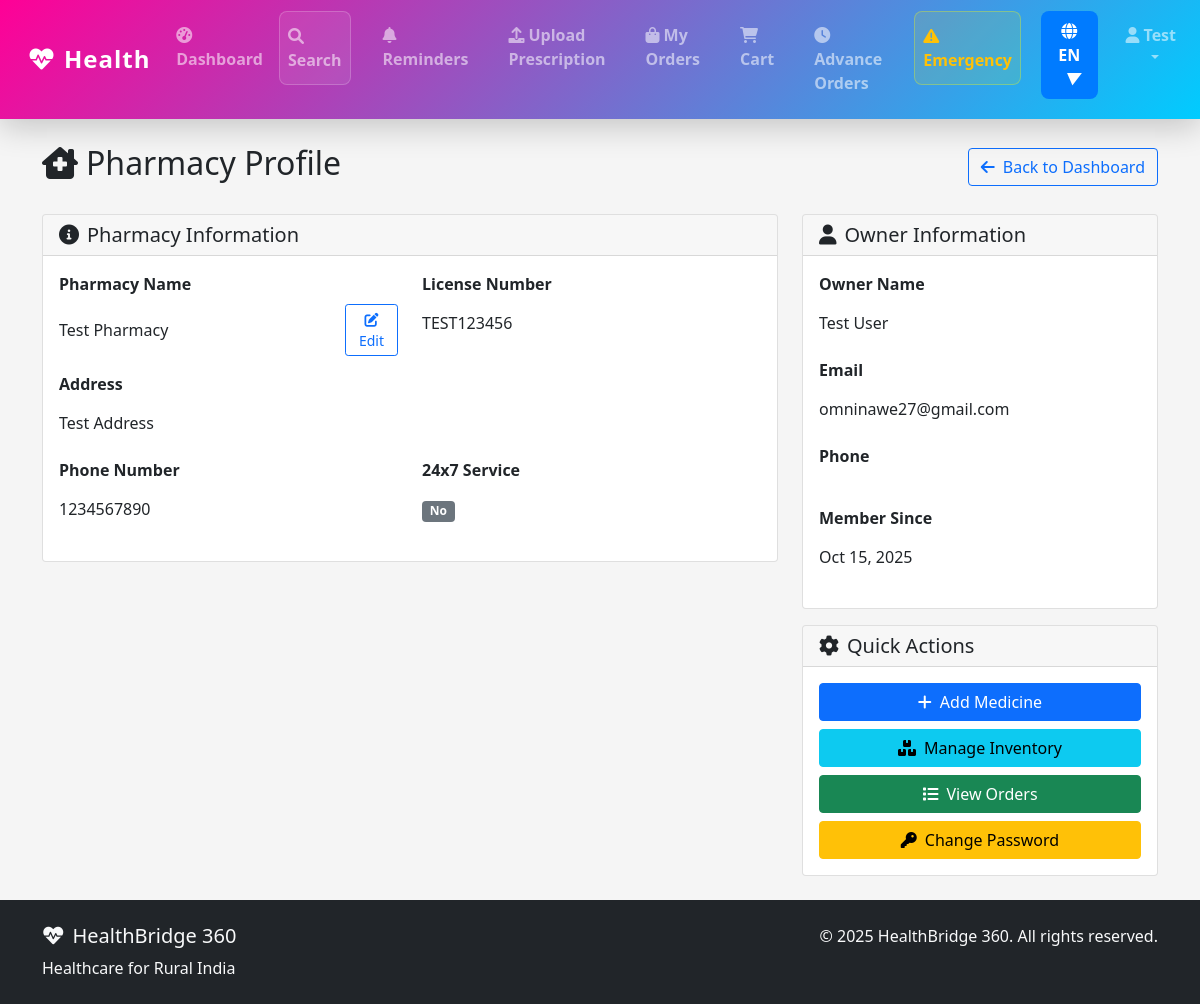
The page /en/pharmacy/profile/ (signed in) on the database its author committed.
### users/models.py (models this page shows, shortened)
class User(AbstractUser):
    LANGUAGE_CHOICES = [
        ('en', 'English'),
        ('hi', 'Hindi'),
        ('mr', 'Marathi'),
    ]
    phone_number = models.CharField(max_length=15, unique=True)
    preferred_language = models.CharField(max_length=2, choices=LANGUAGE_CHOICES, default='en')
    profile_picture = models.ImageField(upload_to='profile_pictures/', null=True, blank=True)
    is_pharmacist = models.BooleanField(default=False)
    pharmacy = models.ForeignKey('pharmacy.Pharmacy', on_delete=models.SET_NULL, null=True, blank=True, related_name='pharmacists')
    created_at = models.DateTimeField(auto_now_add=True)
    updated_at = models.DateTimeField(auto_now=True)

### pharmacy/models.py (models this page shows, shortened)
class Pharmacy(models.Model):
    owner = models.OneToOneField(User, on_delete=models.CASCADE, related_name='owned_pharmacy')
    name = models.CharField(max_length=200)
    address = models.TextField()
    phone_number = models.CharField(max_length=10)
    email = models.EmailField(blank=True, null=True)
    license_number = models.CharField(max_length=50, unique=True)
    latitude = models.DecimalField(max_digits=9, decimal_places=6, null=True, blank=True)
    longitude = models.DecimalField(max_digits=9, decimal_places=6, null=True, blank=True)
    is_24x7 = models.BooleanField(default=False)
    is_active = models.BooleanField(default=True)
    created_at = models.DateTimeField(auto_now_add=True)
    updated_at = models.DateTimeField(auto_now=True)
    class Meta:
        verbose_name_plural = "Pharmacies"

### pharmacy/views.py (the view, shortened to what this page needs)
# urls.py: path('profile/', views.pharmacy_profile, name='profile'),
@login_required
def pharmacy_profile(request):
    pharmacy = getattr(request.user, 'pharmacy', None) or getattr(request.user, 'owned_pharmacy', None)
    if pharmacy is None:
        messages.error(request, 'Access denied.')
        return redirect('core:dashboard')
    context = {
        'pharmacy': pharmacy,
    }
    return render(request, 'pharmacy/profile.html', context)

### templates/pharmacy/profile.html (shortened to what this page needs)
{% extends 'base.html' %}
{% load static %}
{% block content %}
<div class="container py-4">
    <div class="row">
        <div class="col-12">
            <div class="d-flex justify-content-between align-items-center mb-4">
                <h2><i class="fas fa-clinic-medical me-2"></i>Pharmacy Profile</h2>
                <a href="{% url 'core:dashboard' %}" class="btn btn-outline-primary">
                    <i class="fas fa-arrow-left me-2"></i>Back to Dashboard
                </a>
            </div>
            <div class="row">
                <div class="col-md-8">
                    <div class="card">
                        <div class="card-header">
                            <h5 class="mb-0"><i class="fas fa-info-circle me-2"></i>Pharmacy Information</h5>
                        </div>
                        <div class="card-body">
                            <div class="row">
                                <div class="col-md-6">
                                    <div class="mb-3">
                                        <label class="form-label fw-bold">Pharmacy Name</label>
                                        <div class="d-flex align-items-center">
                                            <p class="form-control-plaintext mb-0 me-2" id="pharmacy-name-display">{{ pharmacy.name }}</p>
                                            <button type="button" class="btn btn-sm btn-outline-primary" onclick="toggleEditName()">
                                                <i class="fas fa-edit"></i> Edit
                                            </button>
                                        </div>
                                    </div>
                                </div>
                                <div class="col-md-6">
                                    <div class="mb-3">
                                        <label class="form-label fw-bold">License Number</label>
                                        <p class="form-control-plaintext">{{ pharmacy.license_number }}</p>
                                    </div>
                                </div>
                            </div>
                            <div class="mb-3">
                                <label class="form-label fw-bold">Address</label>
                                <p class="form-control-plaintext">{{ pharmacy.address }}</p>
                            </div>
                            <div class="row">
                                <div class="col-md-6">
                                    <div class="mb-3">
                                        <label class="form-label fw-bold">Phone Number</label>
                                        <p class="form-control-plaintext">{{ pharmacy.phone_number }}</p>
                                    </div>
                                </div>
                                <div class="col-md-6">
                                    <div class="mb-3">
                                        <label class="form-label fw-bold">24x7 Service</label>
                                        <p class="form-control-plaintext">
                                            {% if pharmacy.is_24x7 %}
                                                <span class="badge bg-success">Yes</span>
                                            {% else %}
                                                <span class="badge bg-secondary">No</span>
                                            {% endif %}
                                        </p>
                                    </div>
                                </div>
                            </div>
                        </div>
                    </div>
                </div>
                <div class="col-md-4">
                    <div class="card">
                        <div class="card-header">
                            <h5 class="mb-0"><i class="fas fa-user me-2"></i>Owner Information</h5>
                        </div>
                        <div class="card-body">
                            <div class="mb-3">
                                <label class="form-label fw-bold">Owner Name</label>
                                <p class="form-control-plaintext">
                                    {{ pharmacy.owner.first_name }} {{ pharmacy.owner.last_name }}
                                </p>
                            </div>
                            <div class="mb-3">
                                <label class="form-label fw-bold">Email</label>
                                <p class="form-control-plaintext">{{ pharmacy.owner.email }}</p>
                            </div>
                            <div class="mb-3">
                                <label class="form-label fw-bold">Phone</label>
                                <p class="form-control-plaintext">{{ pharmacy.owner.phone_number }}</p>
                            </div>
                            <div class="mb-3">
                                <label class="form-label fw-bold">Member Since</label>
                                <p class="form-control-plaintext">{{ pharmacy.created_at|date:"M d, Y" }}</p>
                            </div>
                        </div>
                    </div>
                    <div class="card mt-3">
                        <div class="card-header">
                            <h5 class="mb-0"><i class="fas fa-cog me-2"></i>Quick Actions</h5>
                        </div>
                        <div class="card-body">
                            <div class="d-grid gap-2">
                                <a href="{% url 'medicines:add' %}" class="btn btn-primary">
                                    <i class="fas fa-plus me-2"></i>Add Medicine
                                </a>
                                <a href="{% url 'medicines:inventory' %}" class="btn btn-info">
                                    <i class="fas fa-boxes me-2"></i>Manage Inventory
                                </a>
                                <a href="{% url 'orders:pharmacy_orders' %}" class="btn btn-success">
                                    <i class="fas fa-list me-2"></i>View Orders
                                </a>
                                <a href="{% url 'users:change_password' %}" class="btn btn-warning">
                                    <i class="fas fa-key me-2"></i>Change Password
                                </a>
                            </div>
                        </div>
                    </div>
                </div>
            </div>
        </div>
    </div>
</div>
{% endblock %}

### templates/base.html (shortened to what this page needs)
{% load i18n %}
{% load static %}
<!DOCTYPE html>
<html lang="{{ LANGUAGE_CODE }}">
<head>
    <link href="https://cdn.jsdelivr.net/npm/bootstrap@5.1.3/dist/css/bootstrap.min.css" rel="stylesheet">
    <link href="https://cdnjs.cloudflare.com/ajax/libs/font-awesome/6.0.0/css/all.min.css" rel="stylesheet">
</head>
<body style="background:whitesmoke;">
    <nav class="navbar navbar-expand-lg navbar-dark sticky-top"
     style="background: linear-gradient(135deg, rgb(255, 0, 150), rgb(0, 204, 255));">
        <div class="container-fluid">
            <a class="navbar-brand fw-bold" href="{% url 'core:home' %}">
                <i class="fas fa-heartbeat me-2"></i>{% trans "HealthBridge 360" %}
            </a>
            <div class="collapse navbar-collapse" id="navbarNav">
                <ul class="navbar-nav ms-auto">
                    {% if user.is_authenticated %}
                        <li class="nav-item">
                            <a class="nav-link" href="{% url 'core:dashboard' %}">
                                <i class="fas fa-tachometer-alt me-1"></i>{% trans "Dashboard" %}
                            </a>
                        </li>
                        <li class="nav-item me-3">
                            <a class="nav-link" href="{% url 'core:search' %}">
                                <i class="fas fa-search me-1"></i>{% trans "Search" %}
                            </a>
                        </li>
                        {% if not user.is_pharmacist %}
                        <li class="nav-item me-3">
                            <a class="nav-link" href="{% url 'reminders:list' %}">
                                <i class="fas fa-bell me-1"></i>{% trans "Reminders" %}
                            </a>
                        </li>
                        <li class="nav-item me-3">
                            <a class="nav-link" href="{% url 'orders:upload_prescription' %}">
                                <i class="fas fa-upload me-1"></i>{% trans "Upload Prescription" %}
                            </a>
                        </li>
                        <li class="nav-item me-3">
                            <a class="nav-link" href="{% url 'orders:my_orders' %}">
                                <i class="fas fa-shopping-bag me-1"></i>{% trans "My Orders" %}
                            </a>
                        </li>
                        <li class="nav-item me-3">
                            <a class="nav-link position-relative" href="{% url 'orders:view_cart' %}">
                                <i class="fas fa-shopping-cart me-1"></i>{% trans "Cart" %}
                                {% if user.is_authenticated %}
                                    {% load order_filters %}
                                    {% get_cart_count user as cart_count %}
                                {% endif %}
                            </a>
                        </li>
                        <li class="nav-item me-3">
                            <a class="nav-link" href="{% url 'orders:advance_orders' %}">
                                <i class="fas fa-clock me-1"></i>{% trans "Advance Orders" %}
                            </a>
                        </li>
                        {% endif %}
                        <li class="nav-item me-3">
                            <a class="nav-link text-warning" href="{% url 'core:emergency' %}">
                                <i class="fas fa-exclamation-triangle me-1"></i>{% trans "Emergency" %}
                            </a>
                        </li>
                        <li class="nav-item me-3 language-nav-item" style="position: relative; z-index: 1060;">
                            {% include 'components/language_switcher.html' %}
                        </li>
                        <li class="nav-item dropdown">
                            <a class="nav-link dropdown-toggle" href="#" id="navbarDropdown" role="button" data-bs-toggle="dropdown">
                                <i class="fas fa-user me-1"></i>{{ user.first_name }}
                            </a>
                        </li>
                    {% endif %}
                </ul>
            </div>
        </div>
    </nav>
    <main class="container-fluid px-0">
        {% block content %}
        {% endblock %}
    </main>
    {% block footer %}
    <footer class="bg-dark text-light py-4 mt-7" style="position:relative; bottom: 0; width: 100%; ">
        <div class="container">
            <div class="row">
                <div class="col-md-6">
                    <h5><i class="fas fa-heartbeat me-2"></i>{% trans "HealthBridge 360" %}</h5>
                    <p class="mb-0">{% trans "Healthcare for Rural India" %}</p>
                </div>
                <div class="col-md-6 text-md-end">
                    <p class="mb-0">&copy; 2025 {% trans "HealthBridge 360" %}. {% trans "All rights reserved." %}</p>
            </div>
        </div>
    </footer>
    {% endblock footer %}
    <script src="{% load static %}{% static 'js/main.js' %}"></script>
</body>
</html>

### rows shown on the page
User: first_name "Test"
Pharmacy: name "Test Pharmacy", license_number "TEST123456", address "Test Address", phone_number "1234567890", owner.first_name "Test", owner.last_name "User", owner.email "omninawe27@gmail.com", created_at "Oct 15, 2025"

### other values the page prints
{{ CURRENT_LANGUAGE|slice:":2"|upper }} "EN"
